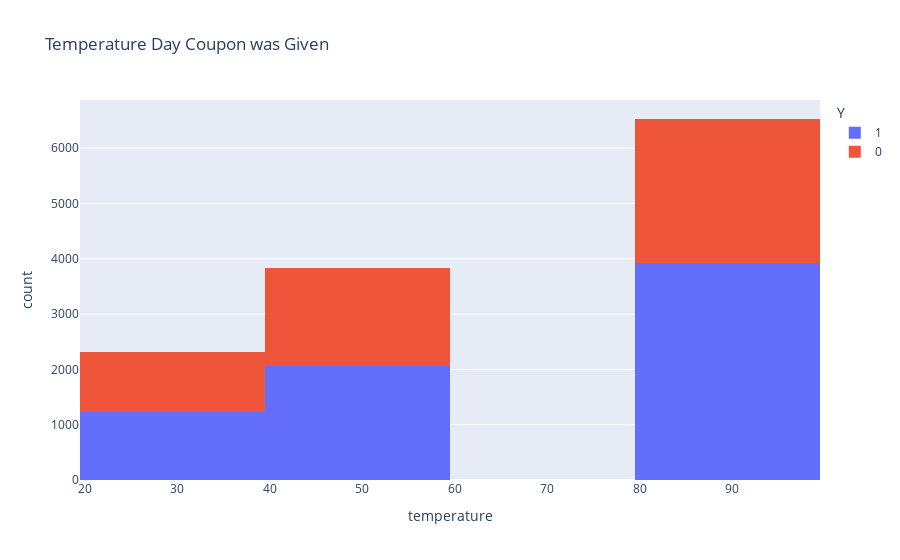

Source (notebook cell):
### Markdown cell above
6. Use a histogram to visualize the temperature column.

### Code cell
fig = px.histogram(data, x="temperature", title='Temperature Day Coupon was Given', color='Y')
fig.show()
fig.write_image('images/Histogram_of_Temperature.png')

### Figure 1 — Plotly figure (JSON) as saved in the notebook; plotly's stock layout.template omitted (floating-point values rounded to 4 significant figures; data arrays with more than 128 entries replaced by an {"elided": "..."} marker saying what was removed)
{"data": [{"alignmentgroup": "True", "bingroup": "x", "hovertemplate": "Y=1<br>temperature=%{x}<br>count=%{y}<extra></extra>", "legendgroup": "1", "marker": {"color": "#636efa", "pattern": {"shape": ""}}, "name": "1", "offsetgroup": "1", "orientation": "v", "showlegend": true, "type": "histogram", "x": {"elided": "7210 int values"}, "xaxis": "x", "yaxis": "y"}, {"alignmentgroup": "True", "bingroup": "x", "hovertemplate": "Y=0<br>temperature=%{x}<br>count=%{y}<extra></extra>", "legendgroup": "0", "marker": {"color": "#EF553B", "pattern": {"shape": ""}}, "name": "0", "offsetgroup": "0", "orientation": "v", "showlegend": true, "type": "histogram", "x": {"elided": "5474 int values"}, "xaxis": "x", "yaxis": "y"}], "layout": {"barmode": "relative", "legend": {"title": {"text": "Y"}, "tracegroupgap": 0}, "title": {"text": "Temperature Day Coupon was Given"}, "xaxis": {"anchor": "y", "domain": [0, 1], "title": {"text": "temperature"}}, "yaxis": {"anchor": "x", "domain": [0, 1], "title": {"text": "count"}}}}
